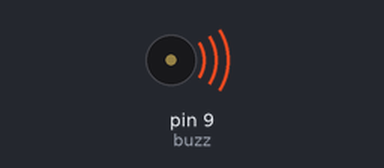
Recording of a sketch running on a simulated Arduino Uno, built with avr-gcc and run on an emulated ATmega328P. On the bench: buzzer (waves = sounding).

Above: at 0.5 s.
Timing chart, 0 to 10.4 s (numbered marks = the images above):
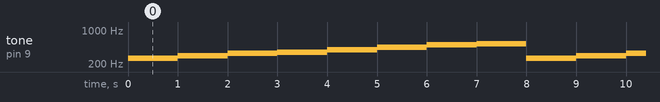

Measured:
- by itself, tone on pin 9 (buzz): repeats every 8.0 s: 294 Hz 1.0 s, 330 Hz 1.0 s, 349 Hz 1.0 s, 392 Hz 1.0 s, 440 Hz 1.0 s, 494 Hz 1.0 s, 523 Hz 1.0 s, 262 Hz 1.0 s

The sketch:

tonos_C20.ino
```cpp
int buzz=9;
void setup() {
  pinMode(buzz,OUTPUT);
}

void loop() {
  tone(buzz,262);
  delay(1000);
  tone(buzz,294);
  delay(1000);
  tone(buzz,330);
  delay(1000);
  tone(buzz,349);
  delay(1000);
  tone(buzz,392);
  delay(1000);
  tone(buzz,440);
  delay(1000);
  tone(buzz,494);
  delay(1000);
  tone(buzz,523);
  delay(1000);
}
```
